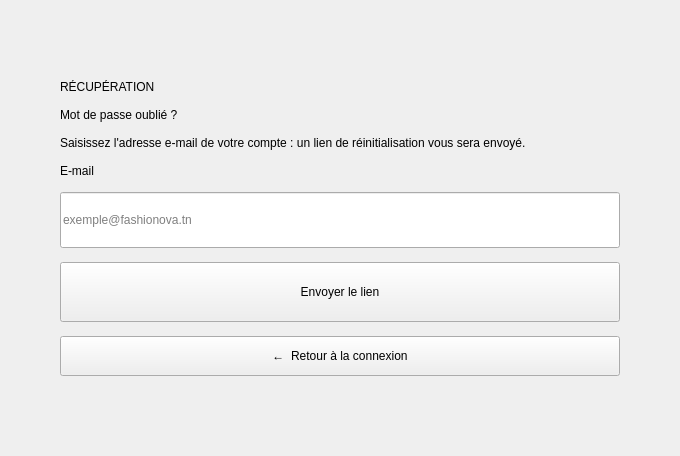
      <widget class="QWidget" name="PMotDePasse">
       <layout class="QVBoxLayout" name="layoutPMotDePasse">
        <property name="leftMargin">
         <number>0</number>
        </property>
        <property name="topMargin">
         <number>0</number>
        </property>
        <property name="rightMargin">
         <number>0</number>
        </property>
        <property name="bottomMargin">
         <number>0</number>
        </property>
        <property name="spacing">
         <number>0</number>
        </property>
        <item>
         <spacer name="spacerMdpHaut">
          <property name="orientation">
           <enum>Qt::Vertical</enum>
          </property>
          <property name="sizeHint" stdset="0">
           <size>
            <width>20</width>
            <height>40</height>
           </size>
          </property>
         </spacer>
        </item>
        <item>
         <layout class="QHBoxLayout" name="layoutMdpCentre">
          <property name="leftMargin">
           <number>0</number>
          </property>
          <property name="topMargin">
           <number>0</number>
          </property>
          <property name="rightMargin">
           <number>0</number>
          </property>
          <property name="bottomMargin">
           <number>0</number>
          </property>
          <property name="spacing">
           <number>0</number>
          </property>
          <item>
           <spacer name="spacerMdpG">
            <property name="orientation">
             <enum>Qt::Horizontal</enum>
            </property>
            <property name="sizeHint" stdset="0">
             <size>
              <width>20</width>
              <height>40</height>
             </size>
            </property>
           </spacer>
          </item>
          <item>
           <widget class="QFrame" name="carteMdp">
            <property name="minimumSize">
             <size>
              <width>640</width>
              <height>0</height>
             </size>
            </property>
            <property name="maximumSize">
             <size>
              <width>640</width>
              <height>16777215</height>
             </size>
            </property>
            <layout class="QVBoxLayout" name="layoutCarteMdp">
             <property name="leftMargin">
              <number>40</number>
             </property>
             <property name="topMargin">
              <number>40</number>
             </property>
             <property name="rightMargin">
              <number>40</number>
             </property>
             <property name="bottomMargin">
              <number>40</number>
             </property>
             <property name="spacing">
              <number>14</number>
             </property>
             <item>
              <widget class="QLabel" name="espaceMdp">
               <property name="text">
                <string>RÉCUPÉRATION</string>
               </property>
               <property name="wordWrap">
                <bool>true</bool>
               </property>
              </widget>
             </item>
             <item>
              <widget class="QLabel" name="titreMdp">
               <property name="text">
                <string>Mot de passe oublié ?</string>
               </property>
               <property name="wordWrap">
                <bool>true</bool>
               </property>
              </widget>
             </item>
             <item>
              <widget class="QLabel" name="sousTitreMdp">
               <property name="text">
                <string>Saisissez l'adresse e-mail de votre compte : un lien de réinitialisation vous sera envoyé.</string>
               </property>
               <property name="wordWrap">
                <bool>true</bool>
               </property>
              </widget>
             </item>
             <item>
              <widget class="QLabel" name="lblEmailReset">
               <property name="text">
                <string>E-mail</string>
               </property>
               <property name="wordWrap">
                <bool>true</bool>
               </property>
              </widget>
             </item>
             <item>
              <widget class="QLineEdit" name="txtEmailReset">
               <property name="placeholderText">
                <string>exemple@fashionova.tn</string>
               </property>
               <property name="minimumSize">
                <size>
                 <width>0</width>
                 <height>56</height>
                </size>
               </property>
               <property name="maximumSize">
                <size>
                 <width>16777215</width>
                 <height>56</height>
                </size>
               </property>
              </widget>
             </item>
             <item>
              <widget class="QPushButton" name="btnEnvoyerReset">
               <property name="text">
                <string>Envoyer le lien</string>
               </property>
               <property name="cursor">
                <enum>Qt::PointingHandCursor</enum>
               </property>
               <property name="minimumSize">
                <size>
                 <width>0</width>
                 <height>60</height>
                </size>
               </property>
               <property name="maximumSize">
                <size>
                 <width>16777215</width>
                 <height>60</height>
                </size>
               </property>
              </widget>
             </item>
             <item>
              <widget class="QPushButton" name="btnRetourLogin">
               <property name="text">
                <string>←  Retour à la connexion</string>
               </property>
               <property name="cursor">
                <enum>Qt::PointingHandCursor</enum>
               </property>
               <property name="minimumSize">
                <size>
                 <width>0</width>
                 <height>40</height>
                </size>
               </property>
               <property name="maximumSize">
                <size>
                 <width>16777215</width>
                 <height>40</height>
                </size>
               </property>
              </widget>
             </item>
            </layout>
           </widget>
          </item>
          <item>
           <spacer name="spacerMdpD">
            <property name="orientation">
             <enum>Qt::Horizontal</enum>
            </property>
            <property name="sizeHint" stdset="0">
             <size>
              <width>20</width>
              <height>40</height>
             </size>
            </property>
           </spacer>
          </item>
         </layout>
        </item>
        <item>
         <spacer name="spacerMdpBas">
          <property name="orientation">
           <enum>Qt::Vertical</enum>
          </property>
          <property name="sizeHint" stdset="0">
           <size>
            <width>20</width>
            <height>40</height>
           </size>
          </property>
         </spacer>
        </item>
       </layout>
      </widget>
